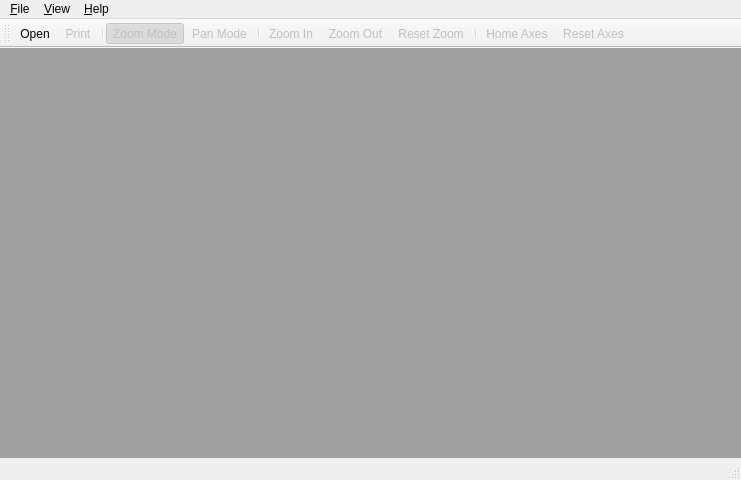
<?xml version="1.0" encoding="UTF-8"?>
<ui version="4.0">
 <class>MainWindow</class>
 <widget class="QMainWindow" name="MainWindow">
  <property name="geometry">
   <rect>
    <x>0</x>
    <y>0</y>
    <width>741</width>
    <height>480</height>
   </rect>
  </property>
  <property name="windowTitle">
   <string>rasviewer</string>
  </property>
  <widget class="QWidget" name="centralwidget">
   <layout class="QVBoxLayout" name="verticalLayout">
    <property name="spacing">
     <number>0</number>
    </property>
    <property name="margin">
     <number>0</number>
    </property>
    <item>
     <widget class="QMdiArea" name="mdi_area">
      <property name="viewMode">
       <enum>QMdiArea::TabbedView</enum>
      </property>
      <property name="tabsClosable">
       <bool>true</bool>
      </property>
      <property name="tabsMovable">
       <bool>true</bool>
      </property>
     </widget>
    </item>
   </layout>
  </widget>
  <widget class="QMenuBar" name="menu_bar">
   <property name="geometry">
    <rect>
     <x>0</x>
     <y>0</y>
     <width>741</width>
     <height>25</height>
    </rect>
   </property>
   <widget class="QMenu" name="file_menu">
    <property name="title">
     <string>&amp;File</string>
    </property>
    <widget class="QMenu" name="export_menu">
     <property name="enabled">
      <bool>false</bool>
     </property>
     <property name="title">
      <string>&amp;Export</string>
     </property>
     <addaction name="export_image_action"/>
     <addaction name="export_channel_action"/>
     <addaction name="export_document_action"/>
    </widget>
    <addaction name="open_action"/>
    <addaction name="close_action"/>
    <addaction name="export_menu"/>
    <addaction name="separator"/>
    <addaction name="print_action"/>
    <addaction name="separator"/>
    <addaction name="quit_action"/>
   </widget>
   <widget class="QMenu" name="help_menu">
    <property name="title">
     <string>&amp;Help</string>
    </property>
    <addaction name="about_action"/>
    <addaction name="about_qt_action"/>
   </widget>
   <widget class="QMenu" name="view_menu">
    <property name="title">
     <string>&amp;View</string>
    </property>
    <addaction name="zoom_mode_action"/>
    <addaction name="pan_mode_action"/>
    <addaction name="separator"/>
    <addaction name="zoom_in_action"/>
    <addaction name="zoom_out_action"/>
    <addaction name="reset_zoom_action"/>
    <addaction name="separator"/>
    <addaction name="home_axes_action"/>
    <addaction name="reset_axes_action"/>
    <addaction name="separator"/>
    <addaction name="status_bar_action"/>
   </widget>
   <addaction name="file_menu"/>
   <addaction name="view_menu"/>
   <addaction name="help_menu"/>
  </widget>
  <widget class="QStatusBar" name="status_bar"/>
  <widget class="QToolBar" name="tool_bar">
   <property name="windowTitle">
    <string>toolBar</string>
   </property>
   <attribute name="toolBarArea">
    <enum>TopToolBarArea</enum>
   </attribute>
   <attribute name="toolBarBreak">
    <bool>false</bool>
   </attribute>
   <addaction name="open_action"/>
   <addaction name="print_action"/>
   <addaction name="separator"/>
   <addaction name="zoom_mode_action"/>
   <addaction name="pan_mode_action"/>
   <addaction name="separator"/>
   <addaction name="zoom_in_action"/>
   <addaction name="zoom_out_action"/>
   <addaction name="reset_zoom_action"/>
   <addaction name="separator"/>
   <addaction name="home_axes_action"/>
   <addaction name="reset_axes_action"/>
  </widget>
  <action name="open_action">
   <property name="text">
    <string>&amp;Open...</string>
   </property>
   <property name="toolTip">
    <string>Open a data file</string>
   </property>
   <property name="statusTip">
    <string>Open a data file</string>
   </property>
   <property name="shortcut">
    <string>Ctrl+O</string>
   </property>
  </action>
  <action name="close_action">
   <property name="enabled">
    <bool>false</bool>
   </property>
   <property name="text">
    <string>&amp;Close</string>
   </property>
   <property name="toolTip">
    <string>Close the currently selected data file</string>
   </property>
   <property name="statusTip">
    <string>Close the currently selected data file</string>
   </property>
   <property name="shortcut">
    <string>Ctrl+W</string>
   </property>
   <property name="shortcutContext">
    <enum>Qt::WidgetShortcut</enum>
   </property>
  </action>
  <action name="quit_action">
   <property name="text">
    <string>&amp;Quit</string>
   </property>
   <property name="toolTip">
    <string>Quit the application</string>
   </property>
   <property name="statusTip">
    <string>Quit the application</string>
   </property>
   <property name="shortcut">
    <string>Ctrl+Q</string>
   </property>
   <property name="menuRole">
    <enum>QAction::QuitRole</enum>
   </property>
  </action>
  <action name="about_action">
   <property name="text">
    <string>&amp;About rasViewer</string>
   </property>
   <property name="toolTip">
    <string>Display information about the application</string>
   </property>
   <property name="statusTip">
    <string>Display information about the application</string>
   </property>
   <property name="menuRole">
    <enum>QAction::AboutRole</enum>
   </property>
  </action>
  <action name="about_qt_action">
   <property name="text">
    <string>About QT</string>
   </property>
   <property name="toolTip">
    <string>Display information about the QT framework</string>
   </property>
   <property name="statusTip">
    <string>Display information about the QT framework</string>
   </property>
   <property name="menuRole">
    <enum>QAction::AboutQtRole</enum>
   </property>
  </action>
  <action name="export_image_action">
   <property name="enabled">
    <bool>true</bool>
   </property>
   <property name="text">
    <string>&amp;Image...</string>
   </property>
  </action>
  <action name="export_channel_action">
   <property name="enabled">
    <bool>false</bool>
   </property>
   <property name="text">
    <string>&amp;Channel...</string>
   </property>
  </action>
  <action name="export_document_action">
   <property name="enabled">
    <bool>false</bool>
   </property>
   <property name="text">
    <string>&amp;Document...</string>
   </property>
  </action>
  <action name="reset_zoom_action">
   <property name="enabled">
    <bool>false</bool>
   </property>
   <property name="text">
    <string>Reset Zoom</string>
   </property>
   <property name="toolTip">
    <string>Show the entire dataset (reset all crop parameters to zero)</string>
   </property>
   <property name="statusTip">
    <string>Show the entire dataset (reset all crop parameters to zero)</string>
   </property>
   <property name="shortcut">
    <string>Ctrl+1</string>
   </property>
  </action>
  <action name="reset_axes_action">
   <property name="enabled">
    <bool>false</bool>
   </property>
   <property name="text">
    <string>Reset Axes</string>
   </property>
   <property name="toolTip">
    <string>Reset the axes scale and offset to their defaults</string>
   </property>
   <property name="statusTip">
    <string>Reset the axes scale and offset to their defaults</string>
   </property>
  </action>
  <action name="status_bar_action">
   <property name="checkable">
    <bool>true</bool>
   </property>
   <property name="checked">
    <bool>true</bool>
   </property>
   <property name="text">
    <string>Status &amp;Bar</string>
   </property>
  </action>
  <action name="zoom_in_action">
   <property name="enabled">
    <bool>false</bool>
   </property>
   <property name="text">
    <string>Zoom &amp;In</string>
   </property>
   <property name="toolTip">
    <string>Increase the zoom by 20%</string>
   </property>
   <property name="statusTip">
    <string>Increase the zoom by 20%</string>
   </property>
   <property name="shortcut">
    <string>Ctrl++</string>
   </property>
  </action>
  <action name="zoom_out_action">
   <property name="enabled">
    <bool>false</bool>
   </property>
   <property name="text">
    <string>Zoom &amp;Out</string>
   </property>
   <property name="toolTip">
    <string>Decrease the zoom by 20%</string>
   </property>
   <property name="statusTip">
    <string>Decrease the zoom by 20%</string>
   </property>
   <property name="shortcut">
    <string>Ctrl+-</string>
   </property>
  </action>
  <action name="print_action">
   <property name="enabled">
    <bool>false</bool>
   </property>
   <property name="text">
    <string>&amp;Print...</string>
   </property>
   <property name="toolTip">
    <string>Print the current image</string>
   </property>
   <property name="statusTip">
    <string>Print the current image</string>
   </property>
   <property name="shortcut">
    <string>Ctrl+P</string>
   </property>
  </action>
  <action name="zoom_mode_action">
   <property name="checkable">
    <bool>true</bool>
   </property>
   <property name="checked">
    <bool>true</bool>
   </property>
   <property name="enabled">
    <bool>false</bool>
   </property>
   <property name="text">
    <string>&amp;Zoom Mode</string>
   </property>
   <property name="toolTip">
    <string>Click and drag on the image to select a zoom area</string>
   </property>
   <property name="statusTip">
    <string>Click and drag on the image to select a zoom area</string>
   </property>
   <property name="shortcut">
    <string>F3</string>
   </property>
  </action>
  <action name="pan_mode_action">
   <property name="checkable">
    <bool>true</bool>
   </property>
   <property name="enabled">
    <bool>false</bool>
   </property>
   <property name="text">
    <string>&amp;Pan Mode</string>
   </property>
   <property name="toolTip">
    <string>Click and drag the image to move the zoomed area shown</string>
   </property>
   <property name="statusTip">
    <string>Click and drag the image to move the zoomed area shown</string>
   </property>
   <property name="shortcut">
    <string>F4</string>
   </property>
  </action>
  <action name="home_axes_action">
   <property name="enabled">
    <bool>false</bool>
   </property>
   <property name="text">
    <string>Home Axes</string>
   </property>
   <property name="toolTip">
    <string>Change the axis offset and scale so that the origin is at the upper left of the currently shown portion of the dataset</string>
   </property>
   <property name="statusTip">
    <string>Change the axis offset and scale so that the origin is at the upper left of the currently shown portion of the dataset</string>
   </property>
  </action>
 </widget>
 <resources/>
 <connections>
  <connection>
   <sender>quit_action</sender>
   <signal>triggered()</signal>
   <receiver>MainWindow</receiver>
   <slot>close()</slot>
   <hints>
    <hint type="sourcelabel">
     <x>-1</x>
     <y>-1</y>
    </hint>
    <hint type="destinationlabel">
     <x>319</x>
     <y>239</y>
    </hint>
   </hints>
  </connection>
 </connections>
</ui>
